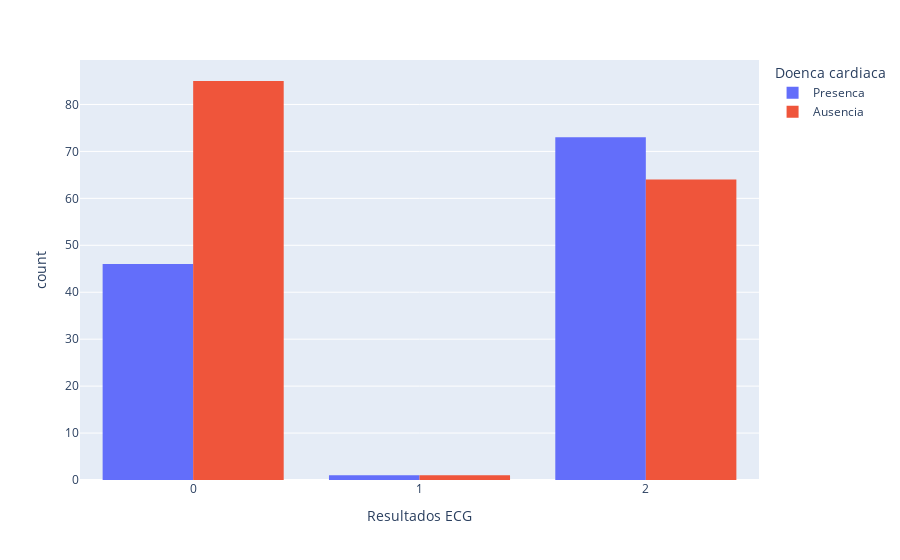

Here is the notebook cell this chart was saved with:
### Markdown cell above
O gráfico de barras compara a contagem de pacientes com e sem doença cardíaca em relação aos seus níveis de glicose em jejum, categorizados como acima ou abaixo de 120 mg/dl. 

**Observações:**

* **Maioria com Glicemia Normal:** A maioria dos pacientes em ambos os grupos, com e sem doença cardíaca, apresenta glicemia em jejum **abaixo de 120 mg/dl (representado por "0" no eixo X).** Isso é esperado, visto que a glicemia em jejum acima de 120 mg/dl pode ser um indicativo de diabetes ou pré-diabetes.
* **Sem diferença significativa:** Apesar da maioria em ambos os grupos estar abaixo de 120 mg/dl, a proporção de pacientes com glicemia **acima de 120 mg/dl (representado por "1" no eixo X)** parece ser **similar entre os dois grupos (com ou sem doença cardíaca).**

**Interpretação:**

* **Glicemia de Jejum como Fator de Risco:** Embora não seja possível determinar uma relação causal apenas com este gráfico, glicemia em jejum acima de 120 mg/dl não parecer ser um fator indicativo de risco cardíaco.

### Code cell
px.histogram(df, x='Resultados ECG', color='Doenca cardiaca', barmode='group')

### Figure 1 — Plotly figure (JSON) as saved in the notebook; plotly's stock layout.template omitted (floating-point values rounded to 4 significant figures; data arrays with more than 128 entries replaced by an {"elided": "..."} marker saying what was removed)
{"data": [{"alignmentgroup": "True", "bingroup": "x", "hovertemplate": "Doenca cardiaca=Presenca<br>Resultados ECG=%{x}<br>count=%{y}<extra></extra>", "legendgroup": "Presenca", "marker": {"color": "#636efa", "pattern": {"shape": ""}}, "name": "Presenca", "offsetgroup": "Presenca", "orientation": "v", "showlegend": true, "type": "histogram", "x": [2, 0, 2, 2, 2, 2, 0, 0, 2, 2, 2, 2, 2, 2, 2, 2, 2, 0, 0, 2, 2, 0, 2, 0, 2, 0, 2, 0, 2, 2, 0, 0, 2, 0, 0, 2, 2, 2, 2, 2, 0, 2, 0, 0, 2, 2, 2, 2, 0, 1, 2, 2, 2, 2, 0, 2, 0, 0, 0, 0, 2, 2, 2, 2, 0, 2, 0, 0, 2, 2, 0, 0, 0, 0, 2, 2, 2, 2, 0, 0, 0, 0, 2, 2, 2, 0, 0, 2, 2, 2, 2, 0, 2, 0, 2, 2, 0, 2, 2, 0, 2, 2, 0, 0, 2, 2, 2, 2, 0, 2, 2, 2, 0, 2, 0, 0, 2, 2, 0, 2], "xaxis": "x", "yaxis": "y"}, {"alignmentgroup": "True", "bingroup": "x", "hovertemplate": "Doenca cardiaca=Ausencia<br>Resultados ECG=%{x}<br>count=%{y}<extra></extra>", "legendgroup": "Ausencia", "marker": {"color": "#EF553B", "pattern": {"shape": ""}}, "name": "Ausencia", "offsetgroup": "Ausencia", "orientation": "v", "showlegend": true, "type": "histogram", "x": {"elided": "150 int values"}, "xaxis": "x", "yaxis": "y"}], "layout": {"barmode": "group", "legend": {"title": {"text": "Doenca cardiaca"}, "tracegroupgap": 0}, "margin": {"t": 60}, "xaxis": {"anchor": "y", "domain": [0, 1], "title": {"text": "Resultados ECG"}}, "yaxis": {"anchor": "x", "domain": [0, 1], "title": {"text": "count"}}}}
